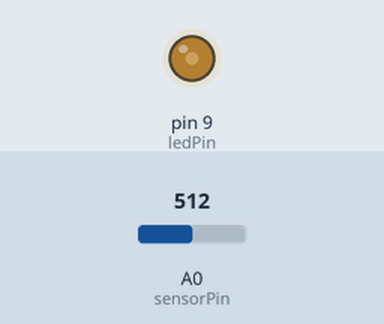
The sketch below on a simulated Arduino Uno, built with avr-gcc and run on an emulated ATmega328P. On the bench: output pins drawn as LEDs (lit = HIGH). The test bench sets the inputs (shaded band); at power-on: A0 (sensorPin) = 512. What the sketch prints to the serial monitor is not drawn.

Above: at 1.2 s.
1.3 s: A0 (sensorPin) set to 716
At 2.63 s:
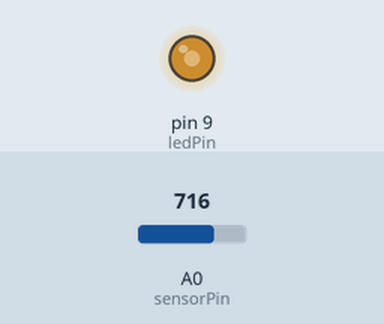
4.3 s: A0 (sensorPin) set to 122
7.3 s: A0 (sensorPin) set to 1023
At 15.3 s:
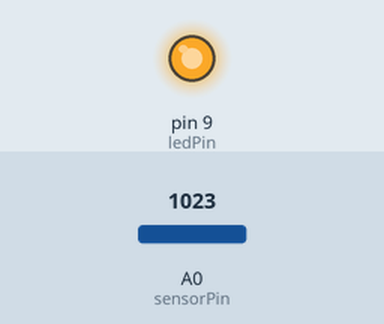
Timing chart, 0 to 16.3 s (numbered marks = the images above; inputs shaded):
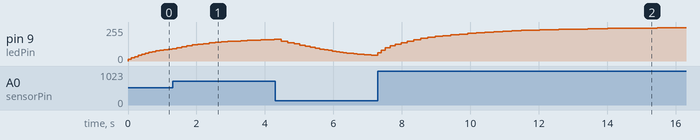

The sketch:

KalmanPressureFilter.ino
```cpp
// Kalman filter variables
float x_estimated = 0;   // Initial estimated value
float P = 1;             // Initial estimation error covariance
float Q = 0.1;           // Process noise covariance
float R = 10;            // Measurement noise covariance

const int sensorPin = A0;  // Analog pin connected to the sensor
const int ledPin = 9;      // LED pin

void KalmanFilter(float z_measurement) {
  // Prediction
  float x_predicted = x_estimated;           // Predicted state estimate
  float P_predicted = P + Q;                // Predicted estimate covariance

  // Update
  float K = P_predicted / (P_predicted + R); // Kalman gain
  x_estimated = x_predicted + K * (z_measurement - x_predicted);  // Updated (corrected) state estimate
  P = (1 - K) * P_predicted;                 // Updated (corrected) estimate covariance
}

void setup() {
  pinMode(ledPin, OUTPUT);  // Set LED pin as an output
  Serial.begin(9600);       // Initialize serial communication for debugging purposes
}

void loop() {
  // Read sensor value
  float sensorReading = analogRead(sensorPin);

  // Applying the Kalman filter to smooth the sensor reading
  KalmanFilter(sensorReading);

  // Adjust LED brightness based on the filtered sensor value
  int brightness = map(x_estimated, 0, 1023, 0, 255); // Map filtered value to LED brightness
  analogWrite(ledPin, brightness);  // Set LED brightness

  // Print hashtags proportional to LED brightness
  for (int i = 0; i < brightness; ++i) {
    Serial.print("#");
  }
  Serial.println(); // Move to the next line after printing the hashtags


  delay(100);  // Adjust delay according to your application
}
```
